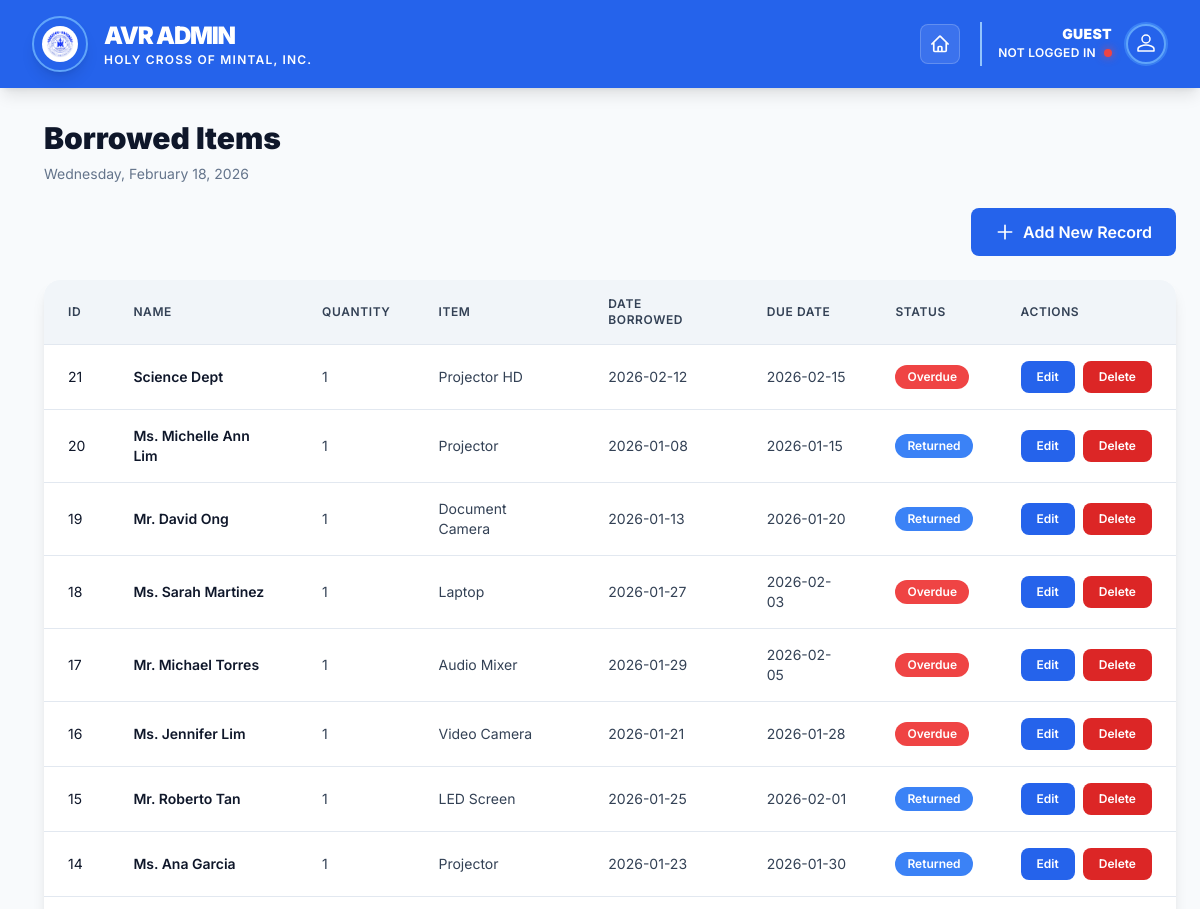
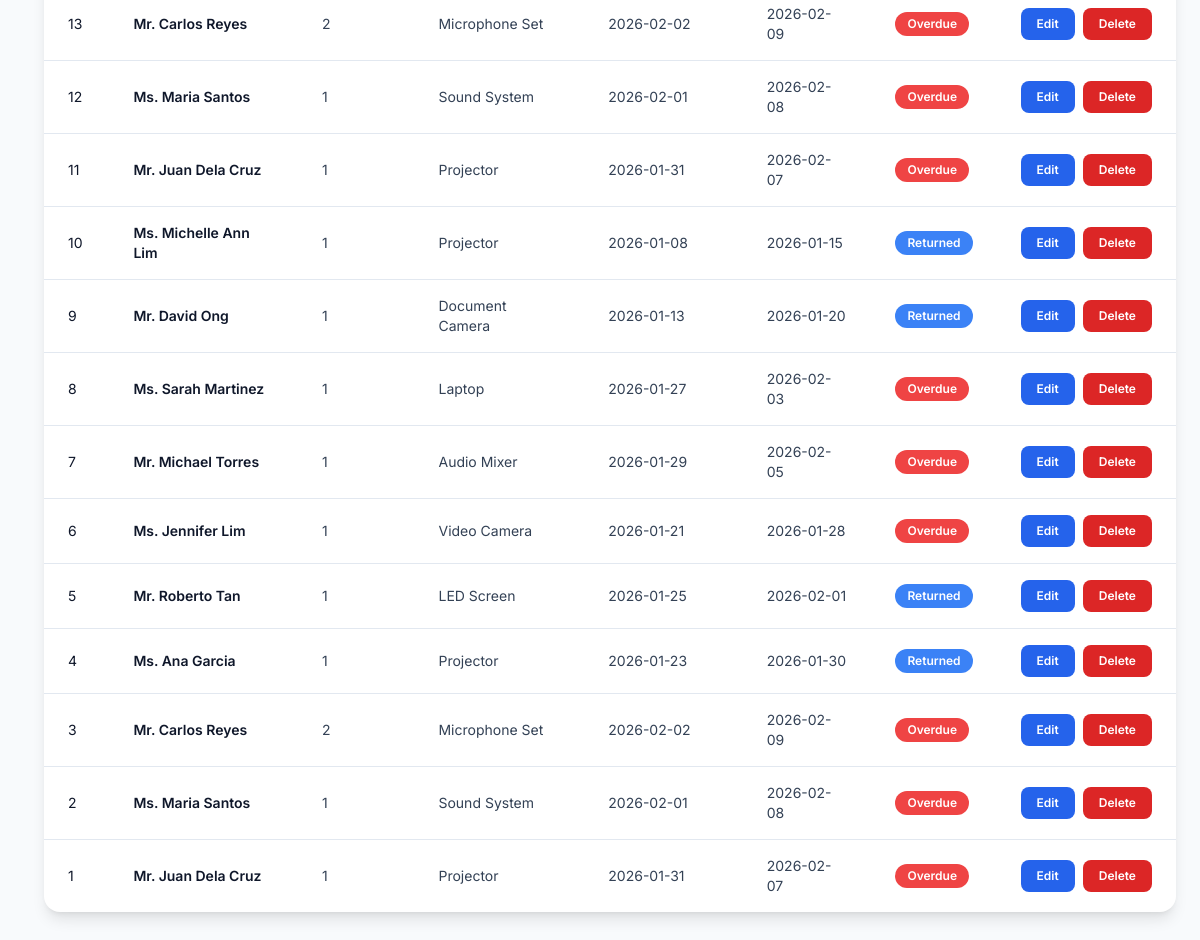
The app's page /avr/modules/borrowed.php with its own data (2 pictures, top to bottom).
### tables this page shows
CREATE TABLE `avr_borrowed` (
  `ID` int(11) NOT NULL,
  `Name` varchar(255) NOT NULL,
  `Quantity` int(11) NOT NULL DEFAULT 1,
  `Item` varchar(255) NOT NULL,
  `DateBorrowed` date NOT NULL,
  `DueDate` date NOT NULL,
  `Status` varchar(50) DEFAULT 'Active' COMMENT 'Active, Returned, Overdue'
);

### avr/modules/borrowed.php (the view, shortened to what this page needs)
<?php
$conn = getDBConnection();
$result = $conn->query("SELECT * FROM avr_borrowed ORDER BY ID DESC");
$borrowed = $result->fetch_all(MYSQLI_ASSOC);
?>
<?php require_once '../header_unified.php'; ?>
            <div class="flex justify-between items-center mb-6">
                <button onclick="openAddModal()" class="bg-blue-600 hover:bg-blue-700 text-white px-6 py-3 rounded-lg font-semibold transition-all duration-200 hover:shadow-lg flex items-center gap-2">
                    <svg class="w-5 h-5" fill="none" stroke="currentColor" viewBox="0 0 24 24">
                        <path stroke-linecap="round" stroke-linejoin="round" stroke-width="2" d="M12 4v16m8-8H4" />
                    </svg>
                    Add New Record
                </button>
            </div>
            <div class="bg-white rounded-2xl shadow-lg overflow-hidden">
                <div class="overflow-x-auto">
                    <table class="w-full">
                        <thead class="bg-slate-100 border-b border-slate-200">
                            <tr>
                                <th class="px-6 py-4 text-left text-xs font-semibold text-slate-700 uppercase tracking-wider">ID</th>
                                <th class="px-6 py-4 text-left text-xs font-semibold text-slate-700 uppercase tracking-wider">Name</th>
                                <th class="px-6 py-4 text-left text-xs font-semibold text-slate-700 uppercase tracking-wider">Quantity</th>
                                <th class="px-6 py-4 text-left text-xs font-semibold text-slate-700 uppercase tracking-wider">Item</th>
                                <th class="px-6 py-4 text-left text-xs font-semibold text-slate-700 uppercase tracking-wider">Date Borrowed</th>
                                <th class="px-6 py-4 text-left text-xs font-semibold text-slate-700 uppercase tracking-wider">Due Date</th>
                                <th class="px-6 py-4 text-left text-xs font-semibold text-slate-700 uppercase tracking-wider">Status</th>
                                <th class="px-6 py-4 text-left text-xs font-semibold text-slate-700 uppercase tracking-wider">Actions</th>
                            </tr>
                        </thead>
                        <tbody class="divide-y divide-slate-200">
                            <?php if (empty($borrowed)): ?>
                                <tr>
                                    <td colspan="8" class="px-6 py-8 text-center text-slate-500">No borrowed records found</td>
                                </tr>
                            <?php else: ?>
                                <?php foreach ($borrowed as $record): ?>
                                    <tr class="hover:bg-slate-50 transition-colors">
                                        <td class="px-6 py-4 text-sm text-slate-900"><?php echo htmlspecialchars($record['ID']); ?></td>
                                        <td class="px-6 py-4 text-sm text-slate-900 font-semibold"><?php echo htmlspecialchars($record['Name']); ?></td>
                                        <td class="px-6 py-4 text-sm text-slate-700"><?php echo htmlspecialchars($record['Quantity']); ?></td>
                                        <td class="px-6 py-4 text-sm text-slate-700"><?php echo htmlspecialchars($record['Item']); ?></td>
                                        <td class="px-6 py-4 text-sm text-slate-700"><?php echo htmlspecialchars($record['DateBorrowed']); ?></td>
                                        <td class="px-6 py-4 text-sm text-slate-700"><?php echo htmlspecialchars($record['DueDate']); ?></td>
                                        <td class="px-6 py-4 text-sm">
                                            <?php
                                            $status = strtolower($record['Status']);
                                            $statusColors = [
                                                'active' => 'bg-green-500',
                                                'returned' => 'bg-blue-500',
                                                'overdue' => 'bg-red-500'
                                            ];
                                            $color = $statusColors[$status] ?? 'bg-slate-500';
                                            ?>
                                            <span class="inline-flex items-center px-3 py-1 rounded-full text-xs font-semibold text-white <?php echo $color; ?>">
                                                <?php echo htmlspecialchars($record['Status']); ?>
                                            </span>
                                        </td>
                                        <td class="px-6 py-4 text-sm">
                                            <div class="flex gap-2">
                                                <button onclick="editRecord(<?php echo htmlspecialchars(json_encode($record)); ?>)" class="bg-blue-600 hover:bg-blue-700 text-white px-4 py-2 rounded-lg text-xs font-semibold transition-colors">Edit</button>
                                                <button onclick="deleteRecord(<?php echo $record['ID']; ?>, '<?php echo htmlspecialchars(addslashes($record['Name'])); ?>')" class="bg-red-600 hover:bg-red-700 text-white px-4 py-2 rounded-lg text-xs font-semibold transition-colors">Delete</button>
                                            </div>
                                        </td>
                                    </tr>
                                <?php endforeach; ?>
                            <?php endif; ?>
                        </tbody>
                    </table>
                </div>
            </div>
<?php require_once '../footer_unified.php'; ?>

### assets/unified-theme.css (style rules this page uses)
:root { --primary-blue: #3b82f6; --primary-indigo: #6366f1; --primary-purple: #8b5cf6; --primary-pink: #ec4899; --dark-bg: #0f172a; --darker-bg: #020617; --slate-50: #f8fafc; --slate-100: #f1f5f9; --slate-800: #1e293b; --slate-900: #0f172a; }
* { margin: 0; padding: 0; box-sizing: border-box; }
body { font-family: 'Inter', -apple-system, BlinkMacSystemFont, "Segoe UI", Roboto, sans-serif; background: var(--slate-50); color: #1e293b; }

### avr/admin/header.php (style rules this page uses)
body { font-family: 'Inter', -apple-system, BlinkMacSystemFont, "Segoe UI", Roboto, sans-serif !important; }
html, body { height: auto !important; overflow-y: auto !important; }

### records on screen
avr_borrowed: ID "21", Name "Science Dept", Quantity "1", Item "Projector HD", DateBorrowed "2026-02-12", DueDate "2026-02-15", Status "Overdue"
avr_borrowed: ID "20", Name "Ms. Michelle Ann Lim", Quantity "1", Item "Projector", DateBorrowed "2026-01-08", DueDate "2026-01-15", Status "Returned"
avr_borrowed: ID "19", Name "Mr. David Ong", Quantity "1", Item "Document Camera", DateBorrowed "2026-01-13", DueDate "2026-01-20", Status "Returned"
avr_borrowed: ID "18", Name "Ms. Sarah Martinez", Quantity "1", Item "Laptop", DateBorrowed "2026-01-27", DueDate "2026-02-03", Status "Overdue"
avr_borrowed: ID "17", Name "Mr. Michael Torres", Quantity "1", Item "Audio Mixer", DateBorrowed "2026-01-29", DueDate "2026-02-05", Status "Overdue"
avr_borrowed: ID "16", Name "Ms. Jennifer Lim", Quantity "1", Item "Video Camera", DateBorrowed "2026-01-21", DueDate "2026-01-28", Status "Overdue"
avr_borrowed: ID "15", Name "Mr. Roberto Tan", Quantity "1", Item "LED Screen", DateBorrowed "2026-01-25", DueDate "2026-02-01", Status "Returned"
avr_borrowed: ID "14", Name "Ms. Ana Garcia", Quantity "1", Item "Projector", DateBorrowed "2026-01-23", DueDate "2026-01-30", Status "Returned"
avr_borrowed: ID "13", Name "Mr. Carlos Reyes", Quantity "2", Item "Microphone Set", DateBorrowed "2026-02-02", DueDate "2026-02-09", Status "Overdue"
avr_borrowed: ID "12", Name "Ms. Maria Santos", Quantity "1", Item "Sound System", DateBorrowed "2026-02-01", DueDate "2026-02-08", Status "Overdue"
avr_borrowed: ID "11", Name "Mr. Juan Dela Cruz", Quantity "1", Item "Projector", DateBorrowed "2026-01-31", DueDate "2026-02-07", Status "Overdue"
avr_borrowed: ID "10", Name "Ms. Michelle Ann Lim", Quantity "1", Item "Projector", DateBorrowed "2026-01-08", DueDate "2026-01-15", Status "Returned"
avr_borrowed: ID "9", Name "Mr. David Ong", Quantity "1", Item "Document Camera", DateBorrowed "2026-01-13", DueDate "2026-01-20", Status "Returned"
avr_borrowed: ID "8", Name "Ms. Sarah Martinez", Quantity "1", Item "Laptop", DateBorrowed "2026-01-27", DueDate "2026-02-03", Status "Overdue"
avr_borrowed: ID "7", Name "Mr. Michael Torres", Quantity "1", Item "Audio Mixer", DateBorrowed "2026-01-29", DueDate "2026-02-05", Status "Overdue"
avr_borrowed: ID "6", Name "Ms. Jennifer Lim", Quantity "1", Item "Video Camera", DateBorrowed "2026-01-21", DueDate "2026-01-28", Status "Overdue"
avr_borrowed: ID "5", Name "Mr. Roberto Tan", Quantity "1", Item "LED Screen", DateBorrowed "2026-01-25", DueDate "2026-02-01", Status "Returned"
avr_borrowed: ID "4", Name "Ms. Ana Garcia", Quantity "1", Item "Projector", DateBorrowed "2026-01-23", DueDate "2026-01-30", Status "Returned"
avr_borrowed: ID "3", Name "Mr. Carlos Reyes", Quantity "2", Item "Microphone Set", DateBorrowed "2026-02-02", DueDate "2026-02-09", Status "Overdue"
avr_borrowed: ID "2", Name "Ms. Maria Santos", Quantity "1", Item "Sound System", DateBorrowed "2026-02-01", DueDate "2026-02-08", Status "Overdue"
avr_borrowed: ID "1", Name "Mr. Juan Dela Cruz", Quantity "1", Item "Projector", DateBorrowed "2026-01-31", DueDate "2026-02-07", Status "Overdue"

### other values on screen
$title "Borrowed Items"
